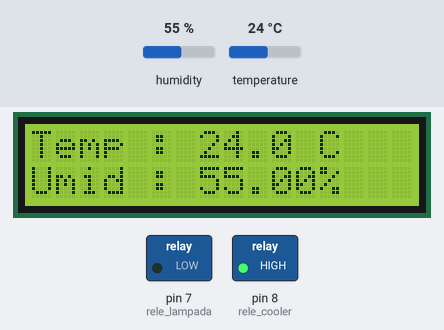
This sketch was run on a simulated Arduino Uno, built with avr-gcc and run on an emulated ATmega328P. Shown: 16×2 character LCD, switched loads named in the sketch (green lamp = pin HIGH). The inputs (shaded band) are chosen by the test bench; at power-on: temperature 24 °C, humidity 55 %. What the sketch prints to the serial monitor is not drawn.

Above: at 7.6 s.
7.7 s: temperature set to 26 °C
At 8.4 s:
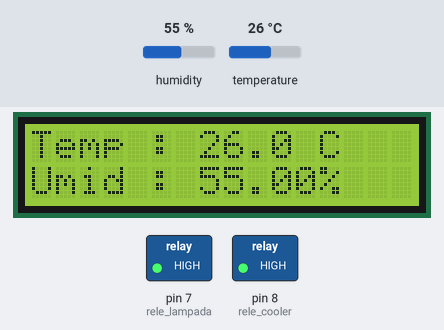
10.7 s: humidity set to 73 %
At 11.7 s:
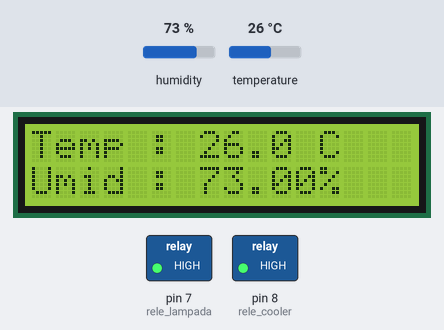
12.2 s: humidity set to 76 %
At 13.4 s:
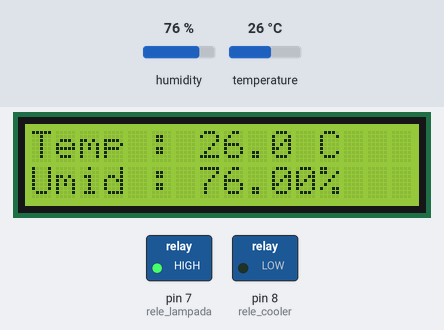
13.7 s: temperature set to 12 °C
At 14.1 s:
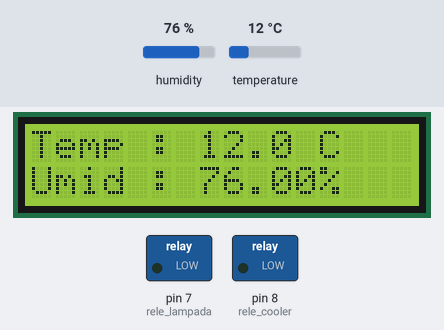
Timing chart, 0 to 16.2 s (numbered marks = the images above; inputs shaded):
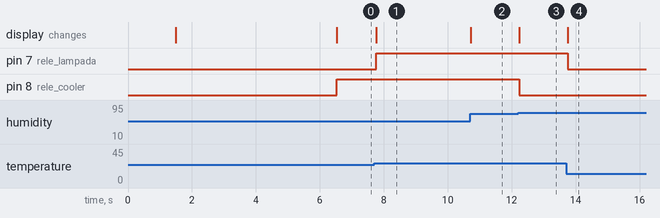

Measured:
- the behaviour switches between 24 and 25 °C on temperature (found by bisection; images 0 and 1)
- the behaviour switches between 74 and 75 % on humidity (found by bisection; images 2 and 3)
- after the input at 7.7 s, pin 7 (rele_lampada): LOW → HIGH after 0.06 s; the display: changes after 0.06 s (image 1)
- after the input at 10.7 s, the display: changes at once (image 2)
- after the input at 12.2 s, pin 8 (rele_cooler): HIGH → LOW at once; the display: changes at once (image 3)
- after the input at 13.7 s, pin 7 (rele_lampada): HIGH → LOW after 0.06 s; the display: changes after 0.06 s (image 4)

The sketch:

COMPOSTEIRA_FINAL.ino
```cpp
//LCD
#include <Wire.h>
#include <LiquidCrystal_I2C.h>
LiquidCrystal_I2C lcd(0x3F,16,2);  // posiciona o endereço lcd
//DHT

#include <Adafruit_Sensor.h>
#include <DHT.h>
#include <DHT_U.h>

int DHTPIN   =         2 ;        // Pin que esta conectado o DHT sensor.
int temperatura = 0;
int umidade = 0;

#define DHTTYPE           DHT11


DHT_Unified dht(DHTPIN, DHTTYPE);

#define rele_lampada  7
#define rele_cooler  8

void setup() {
  pinMode (rele_lampada, OUTPUT);
  pinMode (rele_cooler, OUTPUT);
  pinMode (2, INPUT);
  Serial.begin(9600);
  delay (1000);
  // Inicializando o sensor
  dht.begin();
  Serial.println("DHTxx Unified Sensor Example");

 // Captando as  informaçoes de temperatura do sensor
  sensor_t sensor;
  dht.temperature().getSensor(&sensor);
  Serial.println("------------------------------------");
  Serial.println("Temperature");
  Serial.print  ("Sensor:       "); Serial.println(sensor.name);
  Serial.print  ("Driver Ver:   "); Serial.println(sensor.version);
  Serial.print  ("Unique ID:    "); Serial.println(sensor.sensor_id);
  Serial.print  ("Max Value:    "); Serial.print(sensor.max_value); Serial.println(" *C");
  Serial.print  ("Min Value:    "); Serial.print(sensor.min_value); Serial.println(" *C");
  Serial.print  ("Resolution:   "); Serial.print(sensor.resolution); Serial.println(" *C");
  Serial.println("------------------------------------");

 // Captando as  informações de umidade do sensor
  dht.humidity().getSensor(&sensor);
  Serial.println("------------------------------------");
  Serial.println("Humidity");
  Serial.print  ("Sensor:       "); Serial.println(sensor.name);
  Serial.print  ("Driver Ver:   "); Serial.println(sensor.version);
  Serial.print  ("Unique ID:    "); Serial.println(sensor.sensor_id);
  Serial.print  ("Max Value:    "); Serial.print(sensor.max_value); Serial.println("%");
  Serial.print  ("Min Value:    "); Serial.print(sensor.min_value); Serial.println("%");
  Serial.print  ("Resolution:   "); Serial.print(sensor.resolution); Serial.println("%");
  Serial.println("------------------------------------");

  //inicialização LCD
  lcd.begin();
  lcd.setCursor(3, 0);
  lcd.print("COMPOSTEIRA");
  lcd.setCursor(3, 1);
  lcd.print("ELETRONICA");
  delay(5000);
  lcd.clear();

}

void loop() {

//Exibindo valores de temperatura
  sensors_event_t event;
  dht.temperature().getEvent(&event);
  if (isnan(event.temperature)) {
    Serial.println("Error reading temperature!");
  }
  else {
    temperatura = event.temperature;

lcd.setCursor(0,0);
lcd.print("Temp : ");
lcd.print(" ");
lcd.setCursor(7,0);
lcd.print(event.temperature, 1);
lcd.setCursor(12,0);
lcd.print("C");
  }
 // Exibindo valores de umidade
  dht.humidity().getEvent(&event);
  if (isnan(event.relative_humidity)) {
    Serial.println("Error reading humidity!");
  }
  else {
    umidade = event.relative_humidity;

lcd.setCursor(0,1);
lcd.print("Umid : ");
lcd.print(" ");
lcd.setCursor(7,1);
lcd.print(event.relative_humidity);
lcd.setCursor(12,1);
lcd.print("%");
  }
Serial.print(temperatura);
Serial.print(" ");
Serial.println(umidade);

//CONTROLE
  if (temperatura <= 23) {
  digitalWrite(rele_lampada, LOW);

  }
  if(temperatura >= 25){
   digitalWrite(rele_lampada, HIGH);

  }
  if (umidade >= 75) {
    digitalWrite(rele_cooler, LOW);

  }
  if(umidade <= 70){
    digitalWrite(rele_cooler, HIGH);

  }

}
```
